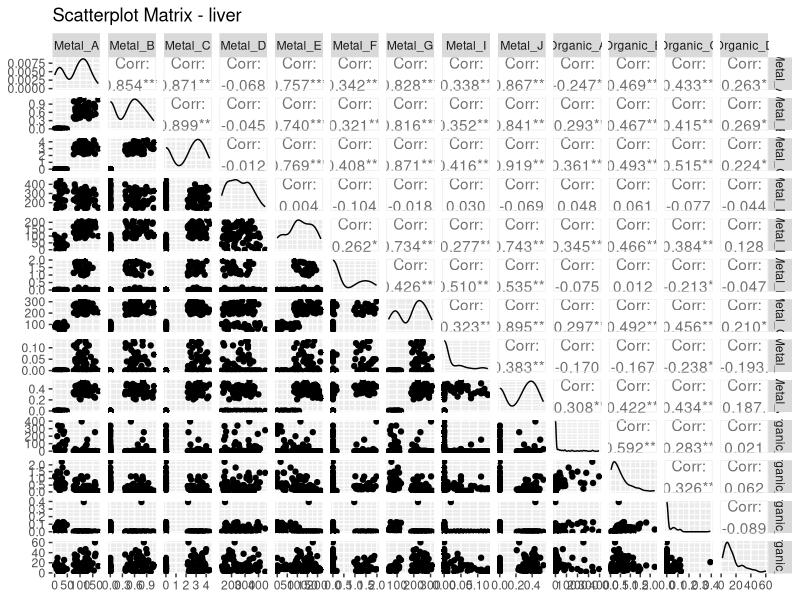
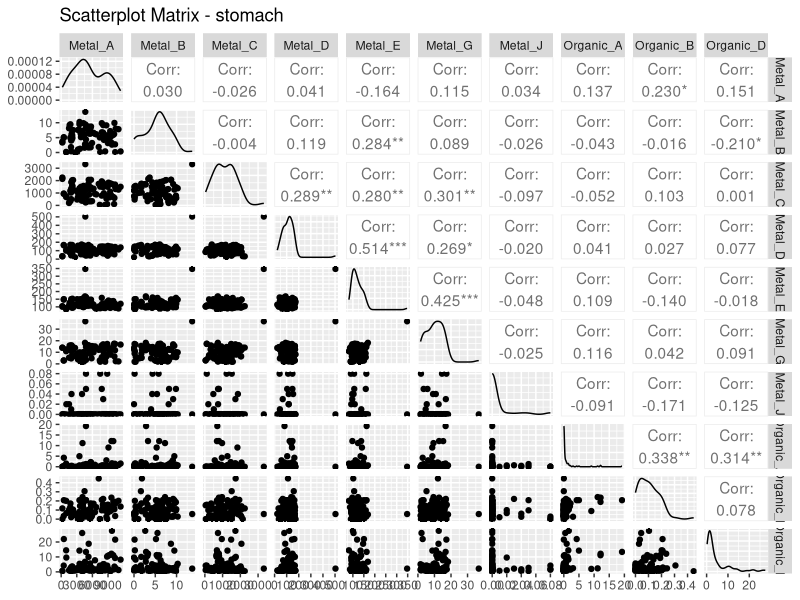
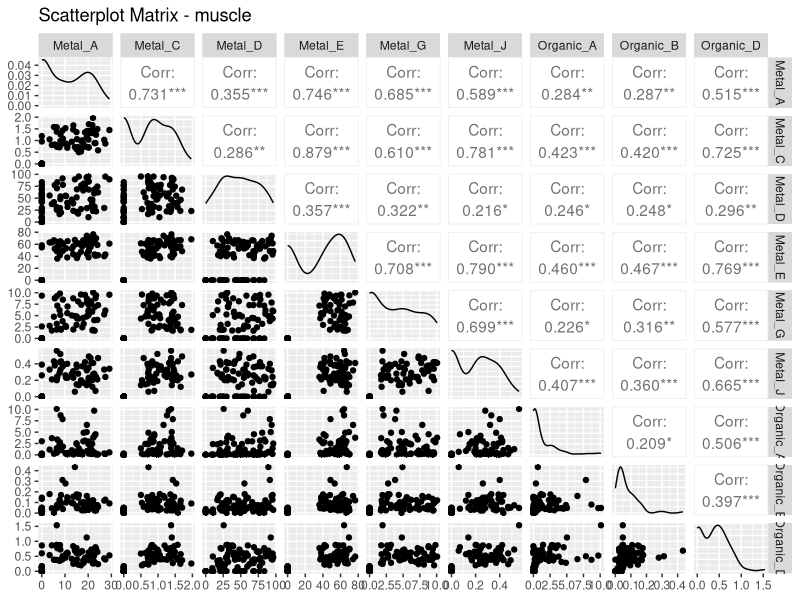
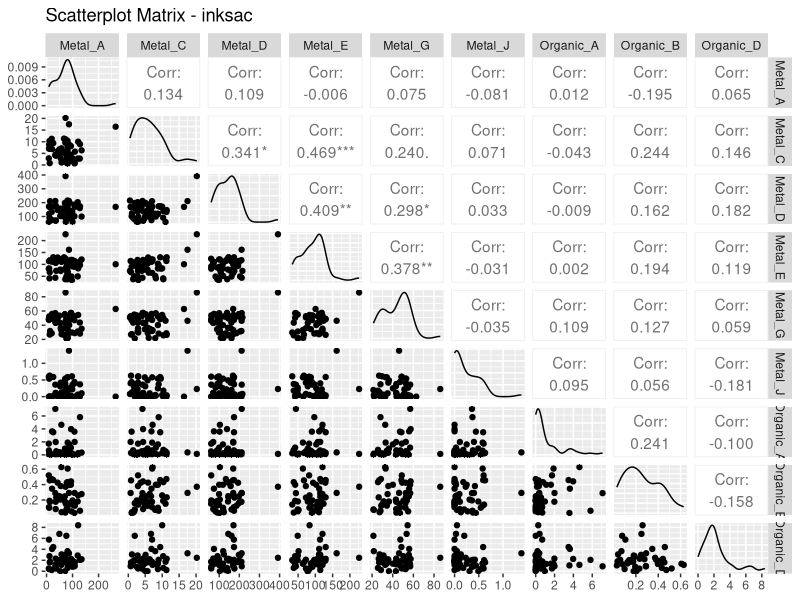

The R source for these figures, in order:
#LOADING LIBRARIES----
library(dplyr) # for data manipulation
library(fs) #for providing a modern, consistent, and cross-platform interface for working with the file system (e.g., creating, deleting, or navigating files and folders)
library(GGally) # for creating easy, multi-variable correlation and scatterplot matrices.
library(ggplot2) # for  data visualization
library(gridExtra) # for multiple ggplot2 plots to be arranged in a grid layout for combined display or export.
library(pheatmap) # for creating customizable heatmaps with clustering and annotations.
library(reshape2)  #  for transforming data between wide and long formats for easier analysis and visualization.
library(stringr) # For String Manipulation

#Data Processor Function before doing analysis
#It is recommended that the 'Keep_LOQ_values' argument remain as FALSE to remove all values below blank control (BB) or LOQ (BLOQ) to get a more accurate figure for the number of outliers within the dataset for the data distribution otherwise it will also classify values that are BB or BLOQ  as outliers leading to couble counting.
process_dataset<- function(data, keep_LOQ_values=FALSE) {
  # Check if the dataset is Trace Metals (Ag is in the 16th column)
  if (grepl("Metal", colnames(data)[16])) {
    
    # Processing for Trace Metals dataset
    data <- data %>%
      relocate(1:15, colnames(data)[16:25]) %>%
      mutate(across(4, ~ paste0(., ".")))  # Add "." to column 4
    
    # FUNCTIONS TO HELP MODIFY ID NUMBERS FOR FURTHER ANALYSIS (TM)
    ID_num_modifier <- function(x){#padding 0 to first two digits
      if (str_detect(substring(x[4],1,2),"\\.") == TRUE){ 
        modified_id=paste('0',substring(x[4],1,))
        modified_id<- gsub(" ", "",  modified_id)
        x[4] <- gsub(substring(x[4],1,), modified_id,  x[4])
      }
      return(x)
    }
    
    
    # Apply the 'ID_num_modifier' function and remove "." from the 'Area' column for data version 1 with numerical values as concentrationentrations
    data1 <- as.data.frame(t(apply(data, MARGIN = 1, ID_num_modifier)))
    data1$ID_num <- gsub("\\.", "", data1$ID_num)
    
    # Apply the 'ID_num_modifier' function and remove "." from the 'Area' column for data version 2 with classification groups (categorical values) representing concentration values
    data2 <- as.data.frame(t(apply(data, MARGIN = 1, ID_num_modifier)))
    data2$ID_num <- gsub("\\.", "", data2$ID_num)
    
    if(keep_LOQ_values == FALSE){
      cat("The LOQ values were replaced with 0.\n")
      # Replace "BLOQ" values with 0 in the relevant columns (16:25)
      data1[, 16:25] <- lapply(data1[, 16:25], gsub, pattern = ".*BLOQ.*", replacement = 0)
      data1[,c(16:25)] <- lapply(data1[,c(16:25)], gsub, pattern = ".*BB.*", replacement = 0)
      data1[,c(16:25)] <- lapply(data1[,c(16:25)], gsub, pattern = "^0$", replacement = 0)
      data1[,c(16:25)]  <- lapply(data1[,c(16:25)] , gsub, pattern = "N/A", replacement = 0)
      
      
      data2[,c(16:25)] <- lapply(data2[,c(16:25)], gsub, pattern = ".*BLOQ.*", replacement = 'BLOQ')
      data2[,c(16:25)] <- lapply(data2[,c(16:25)], gsub, pattern = ".*BB.*", replacement = 'BLOQ')
      data2[,c(16:25)] <- lapply(data2[,c(16:25)], gsub, pattern = "^0$", replacement = 'BLOD')
      data2[,c(16:25)]  <- lapply(data2[,c(16:25)] , gsub, pattern = "N/A", replacement = 'BLOD')
      data2[,c(16:25)] <- lapply(data2[,c(16:25)], gsub, pattern = "[0-9.]+", replacement = "Detected")
      
      # Get the column names for columns 17 to 25
      cols_to_reorder <- names(data1)[16:25]
      
      # Sort the column names alphabetically
      sorted_cols <- sort(cols_to_reorder)
      
      # Reorder the columns based on the sorted names
      data1 <- data1[, c(1:15, match(sorted_cols, names(data1)))]
      data2 <- data2[, c(1:15, match(sorted_cols, names(data2)))]
      
      return(list(dataset_with_numerical_values=data1, dataset_with_categorical_values=data2))
      
    }else{
      # Removing "BLOQ" and "BB" values in the relevant columns (16:25)
      data1[, 16:25] <- lapply(data1[, 16:25], gsub, pattern = " BLOQ", replacement = "")
      data1[,c(16:25)] <- lapply(data1[,c(16:25)], gsub, pattern = " BB", replacement = "")
      data1[,c(16:25)] <- lapply(data1[,c(16:25)], gsub, pattern = "^0$", replacement = 0)
      data1[,c(16:25)]  <- lapply(data1[,c(16:25)] , gsub, pattern = "N/A", replacement = 0)
      
      data2[,c(16:25)] <- lapply(data2[,c(16:25)], gsub, pattern = ".*BLOQ.*", replacement = 'BLOQ')
      data2[,c(16:25)] <- lapply(data2[,c(16:25)], gsub, pattern = ".*BB.*", replacement = 'BLOQ')
      data2[,c(16:25)] <- lapply(data2[,c(16:25)], gsub, pattern = "^0$", replacement = 'BLOD')
      data2[,c(16:25)]  <- lapply(data2[,c(16:25)] , gsub, pattern = "N/A", replacement = 'BLOD')
      data2[,c(16:25)] <- lapply(data2[,c(16:25)], gsub, pattern = "[0-9.]+", replacement = "Detected")
      
      process_with_user_input <- function() {
        # Ask the user if they want to keep LOQ values
        keep_loq <- readline(prompt = "Do you want to keep the original LOQ values? (yes/no): ")
        
        if (tolower(keep_loq) == "yes") {
          cat("You chose to keep LOQ values.\n")
          return("Keep LOQ") # Return a clear message indicating the choice
        } else if (tolower(keep_loq) == "no") {
          multiplier <- NA
          while (is.na(multiplier)) {
            user_input <- readline(prompt = "What number do you want to multiply the LOQ values by? ")
            multiplier <- suppressWarnings(as.numeric(user_input))
            
            if (is.na(multiplier)) {
              cat("Invalid input. Please enter a numeric value.\n")
            }
          }
          
          cat("You chose a multiplier of ", multiplier, ".\n")
          return(multiplier) # Return the chosen multiplier
        } else {
          cat("Invalid input. Please answer with 'yes' or 'no'.\n")
          return(NULL) # Return NULL for invalid input
        }
      }
      
      # To get user input for 
      user_choice <- process_with_user_input()
      
      # Modify "BLOQ" and "BB" values with userinput in the relevant columns (16:25)
      process_data <- function(data, multiplier) {
        # Validate user input
        if (is.na(multiplier)) {
          stop("Invalid multiplier. Please enter a numeric value.")
        }
        
        data1[, 16:25] <- lapply(16:25, function(index) {
          column <- data[[index]]  # Extract the column
          # Identify which values contain "BLOQ" or "BB"
          bloq_bb_mask <- grepl(" BLOQ| BB", column)
          # Remove "BLOQ" and "BB" text and convert to numeric
          cleaned_column <- suppressWarnings(as.numeric(gsub(" BLOQ| BB", "", column)))
          
          # Multiply only the masked values by the multiplier
          if (is.numeric(multiplier)) {
            cleaned_column[bloq_bb_mask] <- cleaned_column[bloq_bb_mask] * multiplier
          }
          
          # Return the updated column
          return(cleaned_column)
        })
        
        # Get the column names for columns 17 to 25
        cols_to_reorder <- names(data1)[16:25]
        
        # Sort the column names alphabetically
        sorted_cols <- sort(cols_to_reorder)
        
        # Reorder the columns based on the sorted names
        data1 <- data1[, c(1:15, match(sorted_cols, names(data1)))]
        data2 <- data2[, c(1:15, match(sorted_cols, names(data2)))]
        
        # Return the updated dataset
        return(list(dataset_with_numerical_values=data1, dataset_with_categorical_values=data2))
      }
      
      data1 <-process_data(data, user_choice)
      
      #return(list(dataset_with_numerical_values=data1, dataset_with_categorical_values=data2))
    }
    
  } else {
    # Processing for Organic Compounds dataset
    data <- data %>%
      relocate(Area, .after = ID_num) %>%
      mutate(across(4, ~ paste0(., ".")))  # Add "." to column 4
    
    # Convert column 6 to lowercase
    data[, 6] <- tolower(data[, 6])
    
    
    # FUNCTIONS TO HELP MODIFY ID NUMBERS FOR FURTHER ANALYSIS (TM)
    ID_num_modifier <- function(x){#padding 0 to first two digits
      if (str_detect(substring(x[4],1,2),"\\.") == TRUE){ 
        sk=paste('0',substring(x[4],1,))
        sk<- gsub(" ", "",  sk)
        x[4] <- gsub(substring(x[4],1,), sk,  x[4])
      }
      return(x)
    }
    
    # Apply the 'ID_num_modifier' function and remove "." from the 'Area' column for data version 1 with numerical values as concentrations
    data1 <- as.data.frame(t(apply(data, MARGIN = 1, ID_num_modifier)))
    data1$ID_num <- gsub("\\.", "", data1$ID_num)
    
    # Apply the 'ID_num_modifier' function and remove "." from the 'Area' column for data version 2 with classification groups representing concentration values
    data2 <- as.data.frame(t(apply(data, MARGIN = 1, ID_num_modifier)))
    data2$ID_num <- gsub("\\.", "", data2$ID_num)
    
    if(keep_LOQ_values == FALSE){
      cat("The LOQ values were replaced with 0.\n")
      # Replace "BLOQ", "N/A", and "0" values with 0 in the relevant columns (16:19)
      data1[, 16:19] <- lapply(data1[, 16:19], gsub, pattern = ".*BLOQ.*", replacement = 0)
      data1[, 16:19] <- lapply(data1[, 16:19], gsub, pattern = "N/A", replacement = 0)
      data1[, 16:19] <- lapply(data1[, 16:19], gsub, pattern = "^0$", replacement = 0)
      
      data2[,c(16:19)] <- lapply(data2[,c(16:19)], gsub, pattern = ".*BLOQ.*", replacement = 'BLOQ')
      data2[,c(16:19)] <- lapply(data2[,c(16:19)], gsub, pattern = "^0$", replacement = 'BLOD')
      data2[,c(16:19)]  <- lapply(data2[,c(16:19)] , gsub, pattern = "N/A", replacement = 'BLOD')
      data2[,c(16:19)] <- lapply(data2[,c(16:19)], gsub, pattern = "[0-9.]+", replacement = "Detected")
      
      # Get the column names for columns 17 to 25
      cols_to_reorder <- names(data1)[16:25]
      
      # Sort the column names alphabetically
      sorted_cols <- sort(cols_to_reorder)
      
      # Reorder the columns based on the sorted names
      data1 <- data1[, c(1:15, match(sorted_cols, names(data1)))]
      data2 <- data2[, c(1:15, match(sorted_cols, names(data2)))]
      
      return(list(dataset_with_numerical_values=data1, dataset_with_categorical_values=data2))
      
    }else{
      # Removing "BLOQ" and  values in the relevant columns (16:19)
      data1[, 16:19] <- lapply(data1[, 16:19], gsub, pattern = " BLOQ", replacement = "")
      data1[, 16:19] <- lapply(data1[, 16:19], gsub, pattern = "N/A", replacement = 0)
      data1[, 16:19] <- lapply(data1[, 16:19], gsub, pattern = "^0$", replacement = 0)
      
      data2[,c(16:19)] <- lapply(data2[,c(16:19)], gsub, pattern = ".*BLOQ.*", replacement = 'BLOQ')
      data2[,c(16:19)] <- lapply(data2[,c(16:19)], gsub, pattern = "^0$", replacement = 'BLOD')
      data2[,c(16:19)]  <- lapply(data2[,c(16:19)] , gsub, pattern = "N/A", replacement = 'BLOD')
      data2[,c(16:19)] <- lapply(data2[,c(16:19)], gsub, pattern = "[0-9.]+", replacement = "Detected")
      
      process_with_user_input <- function() {
        # Ask the user if they want to keep LOQ values
        keep_loq <- readline(prompt = "Do you want to keep LOQ values? (yes/no): ")
        
        if (tolower(keep_loq) == "yes") {
          cat("You chose to keep LOQ values.\n")
          return("Keep LOQ") # Return a clear message indicating the choice
        } else if (tolower(keep_loq) == "no") {
          multiplier <- NA
          
          while (is.na(multiplier)) {
            user_input <- readline(prompt = "What number do you want to multiply the LOQ values by? ")
            multiplier <- suppressWarnings(as.numeric(user_input))
            
            if (is.na(multiplier)) {
              cat("Invalid input. Please enter a numeric value.\n")
            }
          }
          
          cat("You chose a multiplier of ", multiplier, ".\n")
          return(multiplier) # Return the chosen multiplier
        } else {
          cat("Invalid input. Please answer with 'yes' or 'no'.\n")
          return(NULL) # Return NULL for invalid input
        }
      }
      
      # To get user input for 
      user_choice <- process_with_user_input()
      
      # Modify "BLOQ" and "BB" values with userinput in the relevant columns (16:25)
      process_data <- function(data, multiplier) {
        # Validate user input
        if (is.na(multiplier)) {
          stop("Invalid multiplier. Please enter a numeric value.")
        }
        data1[, 16:19] <- lapply(16:19, function(index) {
          column <- data[[index]]  # Extract the column
          # Identify which values contain "BLOQ" or "BB"
          bloq_bb_mask <- grepl(" BLOQ| BB", column)
          # Remove "BLOQ" and "BB" text and convert to numeric
          cleaned_column <- suppressWarnings(as.numeric(gsub(" BLOQ| BB", "", column)))
          
          # Multiply only the masked values by the multiplier
          if (is.numeric(multiplier)) {
            cleaned_column[bloq_bb_mask] <- cleaned_column[bloq_bb_mask] * multiplier
          }
          
          # Return the updated column
          return(cleaned_column)
        })
        
        # Get the column names for columns 17 to 25
        cols_to_reorder <- names(data1)[16:25]
        
        # Sort the column names alphabetically
        sorted_cols <- sort(cols_to_reorder)
        
        # Reorder the columns based on the sorted names
        data1 <- data1[, c(1:15, match(sorted_cols, names(data1)))]
        data2 <- data2[, c(1:15, match(sorted_cols, names(data2)))]
        
        # # Return the updated dataset
        return(list(dataset_with_numerical_values=data1, dataset_with_categorical_values=data2))
        
      }
      data1 <-process_data(data, user_choice)
    }
  }
}


# Data Processing for Trace Metals dataset
tracemetals_data <- read.csv("Squid_Conc_Anly/3-Data_Min/Data/Prepd_Data/Fnl_Mres_mgkg.csv", header = TRUE)
datasets_for_trace_metals <- process_dataset(tracemetals_data, keep_LOQ_values = FALSE) 


# Data Processing for Organic Compounds dataset
organiccompounds_data <- read.csv("Squid_Conc_Anly/3-Data_Min/Data/Prepd_Data/Fnl_Ores_mgkg.csv", header = TRUE)
datasets_for_organic_compounds <- process_dataset(organiccompounds_data, keep_LOQ_values = FALSE)


# Extract the 'wide' datasets from each list
tm_data <- datasets_for_trace_metals$dataset_with_numerical_values
oc_data <- datasets_for_organic_compounds$dataset_with_numerical_values[,c(3:6,16:19)]

# Perform an inner join on the two datasets with common identifiers to check for polllutant interactions
combined_data <- left_join(
  tm_data,
  oc_data,
  by = c("Year", "ID_num", "Area", "Tissue")  # Optional: to distinguish same-named columns
)


explore_pollutant_interactions <- function(df, metal_cols, organic_cols) {
  
  # Changing concentration columns into numeric (flattening with unlist can cause issues)
  # Instead, convert each column individually:
  cols_to_convert <- c(16:29)
  df[, cols_to_convert] <- lapply(df[, cols_to_convert], as.numeric)
  
  # Desired tissue order
  tissue_order <- c("liver", "stomach", "muscle", "inksac")
  
  # Convert to factor to enforce order
  df$Tissue <- factor(df$Tissue, levels = tissue_order)
  
  tissues <- levels(df$Tissue)
  
  for (tissue in tissues) {
    
    output_folder <- file.path(
      "Squid_Conc_Anly/3-Data_Min/Outputs/polltnt_intrctns/"
    )
    dir_create(output_folder)
    
    df_tissue <- df %>% filter(Tissue == tissue)
    
    # Focus on numeric pollutant data
    df_focus <- df_tissue %>% select(all_of(c(metal_cols, organic_cols))) %>% select(where(is.numeric))
    
    min_nonzero_prop <- 0.10
    nonzero_prop <- colMeans(df_focus != 0, na.rm = TRUE)
    print(paste("Non-zero proportions for", tissue))
    print(nonzero_prop)
    
    # Keep columns with ≥ 10% non-zero values
    df_focus <- df_focus[, nonzero_prop >= min_nonzero_prop]
    
    # Remove constant columns (zero variance)
    df_focus <- df_focus[, sapply(df_focus, function(x) sd(x, na.rm = TRUE) > 0)]
    
    # Check if enough data remains
    if (nrow(df_focus) < 2 || ncol(df_focus) < 2) {
      cat("⚠️ Skipping tissue", tissue, "- not enough valid data.\n")
      next
    }
    
    # Correlation heatmap
    cor_matrix_focus <- cor(df_focus, use = "pairwise.complete.obs",method = "spearman")
    
    heatmap_path <- file.path(output_folder, paste0("htmp_", tissue, ".png"))
    pheatmap(cor_matrix_focus,
             cluster_rows = TRUE,
             cluster_cols = TRUE,
             display_numbers = TRUE,
             fontsize_number = 8,
             main = paste("Correlation in", tissue),
             filename = heatmap_path)
    cat("✅ Heatmap saved for", tissue, "→", heatmap_path, "\n")
    
    # Scatterplot matrix with error handling
    scatterplot_path <- file.path(output_folder, paste0("scttrplt_", tissue, ".pdf"))
    
    tryCatch({
      pdf(scatterplot_path, width = 10, height = 10)
      print(ggpairs(df_focus, title = paste("Scatterplot Matrix -", tissue)))
      dev.off()
      cat("✅ Scatterplot matrix saved for", tissue, "→", scatterplot_path, "\n")
    }, error = function(e) {
      cat("❌ Error creating scatterplot for", tissue, ":", conditionMessage(e), "\n")
      # Close PDF device if still open
      if (dev.cur() != 1) dev.off()
      # Optionally remove corrupt file
      if (file.exists(scatterplot_path)) file.remove(scatterplot_path)
    })
  }
}

metal_cols <- c("Metal_A", "Metal_B", "Metal_C","Metal_D", "Metal_E", "Metal_F","Metal_G", "Metal_H", "Metal_I", "Metal_J")          # Replace with your actual column names
organic_cols <- c("Organic_A","Organic_B","Organic_C","Organic_D")     # Replace with your actual column names

explore_pollutant_interactions(combined_data, metal_cols, organic_cols)
